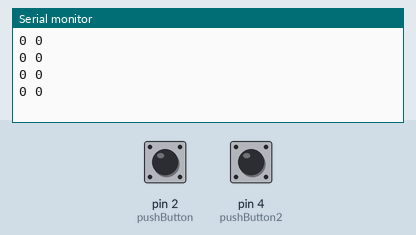
Recording of a sketch running on a simulated Arduino Uno, built with avr-gcc and run on an emulated ATmega328P. On the bench: the last lines printed to the serial monitor. The test bench sets the inputs (shaded band); at power-on: pin 2 (pushButton) LOW, pin 4 (pushButton2) LOW.

Above: at 1.8 s.
1.9 s: pin 2 (pushButton) pulled HIGH for 0.6 s
At 2.4 s:
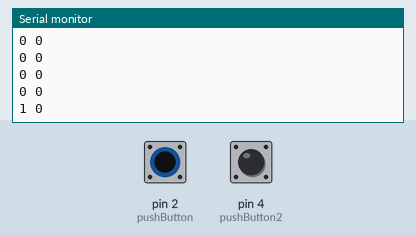
4.0 s: pin 4 (pushButton2) pulled HIGH for 0.6 s
At 4.4 s:
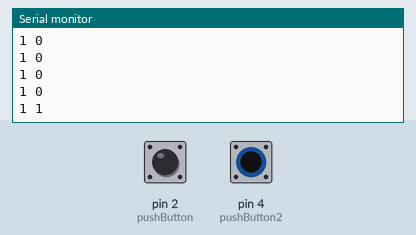
6.1 s: pin 2 (pushButton) pulled HIGH for 1 s
At 6.9 s:
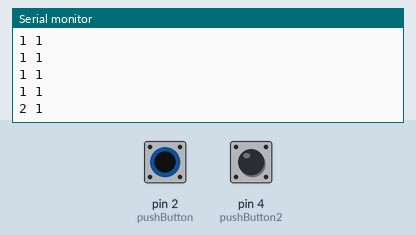
8.6 s: pin 4 (pushButton2) pulled HIGH for 1 s
At 9.4 s:
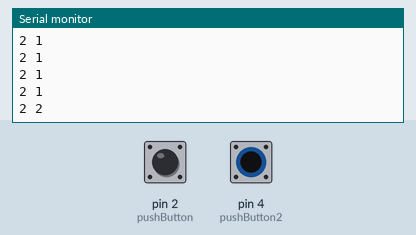
Timing chart, 0 to 11.6 s (numbered marks = the images above; inputs shaded):
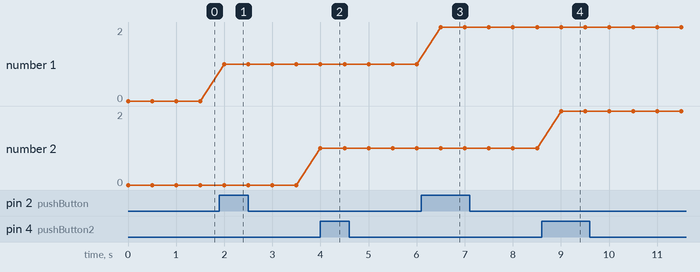

Measured:
- after the input at 1.9 s, the serial monitor: prints a new line after 0.10 s (image 1)
- after the input at 4.0 s, the serial monitor: prints a new line at once (image 2)
- after the input at 6.1 s, the serial monitor: prints a new line after 0.40 s (image 3)
- after the input at 8.6 s, the serial monitor: prints a new line after 0.40 s (image 4)
- plotted number 1: 0 → 1 after the input at 1.9 s, 1 → 2 after the input at 6.1 s

The sketch:

Pushbutton_serialread.ino
```cpp
int pushButton=2;
int pushButton2=4;

int state=0;
int state2=0;

int reading;
int reading2;

int previous=LOW;
int previous2=LOW;

long time=0;
//long time2=0;
long debounce=200;


void setup() {
  // put your setup code here, to run once:
Serial.begin(9600);
pinMode(pushButton, INPUT);
}

void loop() {
  reading =digitalRead(pushButton);
  reading2=digitalRead(pushButton2);
  if (reading==HIGH && previous==LOW&& millis()-time>debounce){
    if (state==0)
    state=1;
    else if (state==1)
    state=2;
    else
    state=0;
    time=millis();
  }

  previous=reading;
  if (reading2==HIGH && previous2==LOW&& millis()-time>debounce){
    if (state2==0)
    state2=1;
    else if (state2==1)
    state2=2;
    else
    state2=0;
    time=millis();
  }
  previous2=reading2;
   if (reading==HIGH&&reading2==HIGH &&previous==LOW&& previous2==LOW&& millis()-time>debounce){
   state=0;
    state2=0;
    time=millis();
  }
  previous=reading;
  previous2=reading2;

  Serial.print(state);
  Serial.print(" ");
  Serial.println(state2);
  delay(500);
  // put your main code here, to run repeatedly:

}
```
